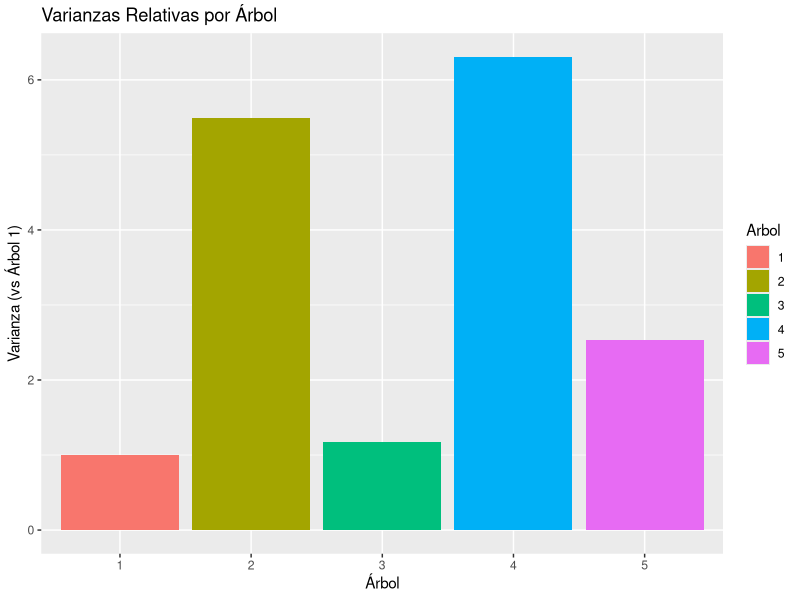
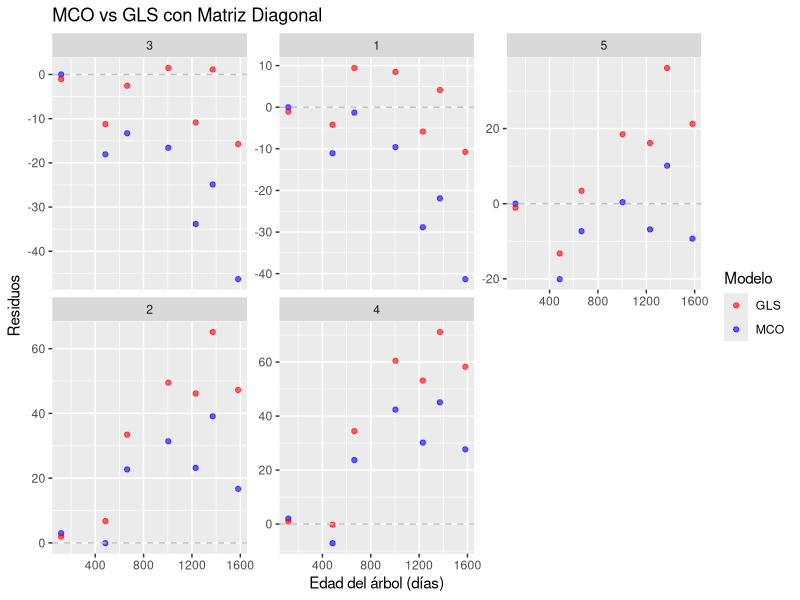

These figures' R source, in order: (Note: this script raises an error after producing the figures.)
library(nlme)
library(ggplot2)
data(Orange)

# Ajustar modelos
modelo1 <- lm(circumference ~ age, data = Orange)
modelo2 <- gls(
  circumference ~ age,
  data = Orange,
  weights = varIdent(form = ~ 1 | Tree)
)

summary(modelo2)

# Varianzas por Árbol
library(ggplot2)
varianzas <- data.frame(
  Arbol = factor(c(1, 2, 3, 4, 5)),
  Varianza = c(1.000, 5.493, 1.177, 6.306, 2.531)
)
ggplot(varianzas, aes(x = Arbol, y = Varianza, fill = Arbol)) +
  geom_bar(stat = "identity") +
  labs(
    title = "Varianzas Relativas por Árbol",
    x = "Árbol",
    y = "Varianza (vs Árbol 1)"
  )


# residuos y valores ajustados
datos_residuos <- data.frame(
  age = Orange$age,
  residuo1 = resid(modelo1),
  residuo2 = resid(modelo2),
  Tree = Orange$Tree
)

# Gráfico comparativo (ggplot2)
ggplot(datos_residuos, aes(x = age)) +
  geom_point(aes(y = residuo1, color = "MCO"), alpha = 0.6) +
  geom_point(aes(y = residuo2, color = "GLS"), alpha = 0.6) +
  geom_hline(yintercept = 0, linetype = "dashed", color = "gray") +
  labs(
    title = "MCO vs GLS con Matriz Diagonal",
    x = "Edad del árbol (días)",
    y = "Residuos",
    color = "Modelo"
  ) +
  scale_color_manual(values = c("red", "blue")) +
  facet_wrap(~ Tree, scales = "free_y")  # Facetas por árbol para claridad


# ¿En qué árboles la heterocedasticidad es más evidente?




## Comparación con MCO (homocedástico)
######################################
modelo_gls_homocedastico <- gls(
  circumference ~ age,
  data = Orange,
  method = "ML"
)

modelo_gls_heterocedastico <- gls(
  circumference ~ age,
  data = Orange,
  weights = varIdent(form = ~ 1 | Tree),
  method = "ML"
)

anova(modelo_gls_homocedastico, modelo_gls_heterocedastico)


# Tarea: Replicar el análisis excluyendo árboles 2 y 4. ¿Mejora el ajuste?





## Modelos AR(1) y varianza ponderada
######################################
library(nlme)
data(Orange)

# 1. Modelo WLS (varPower)
modelo1_wls <- gls(
  circumference ~ age,
  data = Orange,
  weights = varPower(form = ~ age),
  # varPower explanation:
  # \epsilon_i ~ N(0, \sigma^2 v_i^2); v_i = |x_i|^{\delta}
  # V(\epsilon_i) ) \sigma^2 |age_i|^{2\delta}
  method = "ML"
)

# 2. Modelo WLS (varPower) por tipo de arbol
modelo2_wls <- gls(
  circumference ~ age,
  data = Orange,
  weights = varPower(form = ~ age|Tree),
  method = "ML"
)

# 3. Modelo AR(1)
modelo1_ar1 <- gls(
  circumference ~ age,
  data = Orange,
  correlation = corAR1(form = ~ 1),
  method = "ML"
)

# 4. Modelo AR(1) por tipo de arbol
modelo2_ar1 <- gls(
  circumference ~ age,
  data = Orange,
  correlation = corAR1(form = ~ 1 | Tree),
  method = "ML"
)


# Comparación con MCO
modelo_mco <- lm(circumference ~ age, data = Orange, method = "ML")
anova(m_mco, m_wls1)
anova(m_mco, m_ar1)







##  Pruebas de heterocedasticidad y autocorrelación
####################################################

## heterocedasticidad
#####################

## Datos 1: cars
data(cars)

plot(
  cars$speed,
  cars$dist,
  xlab = "Velocidad (mph)",
  ylab = "Distancia de frenado (ft)",
  pch = 16,
  col = "blue"
)

## Modelo clasico MCO para Datos 1
modelo1_ols <- lm(dist ~ speed, data = cars)
summary(modelo1_ols)

## Prueba de heterocedasticidad (Breusch-Pagan) para Datos 1
y <- resid(modelo1_ols)**2
x <- cars$speed
mod0 <- lm(y ~ x)
n <- length(y)
BP <- n*summary(mod0)$r.squared
alpha <- 0.05
qchi <- qchisq(1-alpha,1) #X_1-alpha,k
# Se rechaza si
(BP > qchi)

# Usando libreria
library(lmtest)
bptest(modelo1_ols)



## Datos 2: Orange
data(Orange)
plot(
  Orange$age, Orange$circumference,
  xlab = "Edad del árbol",
  ylab = "Circunferencia",
  pch = 16,
  col = "blue"
)

## Modelo clasico MCO para Datos 2
modelo2_ols <- lm(circumference ~ age, data = Orange)
summary(modelo2_ols)

## test de Breusch-Pagan para Datos 1
library(lmtest)
bptest(modelo2_ols)

modelo1_wls <- gls(
  circumference ~ age,
  data = Orange,
  weights = varPower(form = ~ age),
  method = "ML"
)


#Visualización de los modelos
plot(
  Orange$age,
  Orange$circumference,
  xlab = "Edad del árbol",
  ylab = "Circunferencia",
  pch = 16, 
  col = "blue"
)
abline(modelo2_ols, col = "red", lwd = 2)          # Línea MCO
lines(Orange$age, predict(modelo1_wls), col = "darkgreen", lwd = 2)  # Línea GLS
legend("topleft", legend = c("MCO", "GLS WLS"), col = c("red", "darkgreen"), lwd = 2)



## autocorrelación AR
#####################

# Durbin-Watson para Datos 1
#H₀ (nula): Los residuos no están autocorrelacionados
modelo1_ols <- lm(dist ~ speed, data = cars)
acf(residuals(modelo1_ols))  # Si hay picos en lag=0 y lag=1, AR(1) es plausible.

library(lmtest)
lmtest::dwtest(modelo1_ols)

## Datos 2: Orange
data(Orange)
modelo2_ols <- lm(circumference ~ age, data = Orange)
summary(modelo2_ols)
acf(residuals(modelo2_ols))

library(lmtest)
lmtest::dwtest(modelo2_ols)


# Modelo AR(1)
modelo1_ar1 <- gls(circumference ~ age, data = Orange,
                   correlation = corAR1(form = ~ 1), method = "ML")

#Visualización de los modelos
plot(Orange$age, Orange$circumference, 
     xlab = "Edad del árbol",
     ylab = "Circunferencia",
     pch = 16, col = "blue")
abline(modelo2_ols, col = "red", lwd = 2)          # Línea MCO
lines(Orange$age, predict(modelo1_ar1), col = "darkgreen", lwd = 2)  # Línea GLS
legend("topleft", legend = c("MCO", "GLS AR1"), col = c("red", "darkgreen"), lwd = 2)









